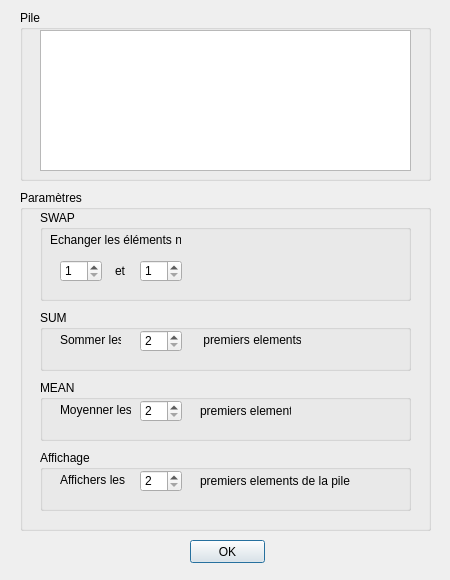
<?xml version="1.0" encoding="UTF-8"?>
<ui version="4.0">
 <class>Parametres</class>
 <widget class="QDialog" name="Parametres">
  <property name="geometry">
   <rect>
    <x>0</x>
    <y>0</y>
    <width>450</width>
    <height>580</height>
   </rect>
  </property>
  <property name="minimumSize">
   <size>
    <width>450</width>
    <height>580</height>
   </size>
  </property>
  <property name="maximumSize">
   <size>
    <width>450</width>
    <height>580</height>
   </size>
  </property>
  <property name="windowTitle">
   <string>Paramètres</string>
  </property>
  <widget class="QGroupBox" name="groupBox">
   <property name="geometry">
    <rect>
     <x>20</x>
     <y>190</y>
     <width>411</width>
     <height>341</height>
    </rect>
   </property>
   <property name="title">
    <string>Paramètres</string>
   </property>
   <widget class="QGroupBox" name="groupBox_2">
    <property name="geometry">
     <rect>
      <x>20</x>
      <y>20</y>
      <width>371</width>
      <height>91</height>
     </rect>
    </property>
    <property name="title">
     <string>SWAP</string>
    </property>
    <widget class="QSpinBox" name="spSwapStart">
     <property name="geometry">
      <rect>
       <x>20</x>
       <y>50</y>
       <width>42</width>
       <height>22</height>
      </rect>
     </property>
     <property name="minimum">
      <number>1</number>
     </property>
    </widget>
    <widget class="QSpinBox" name="spSwapEnd">
     <property name="geometry">
      <rect>
       <x>100</x>
       <y>50</y>
       <width>42</width>
       <height>22</height>
      </rect>
     </property>
     <property name="minimum">
      <number>1</number>
     </property>
    </widget>
    <widget class="QLabel" name="label_6">
     <property name="geometry">
      <rect>
       <x>10</x>
       <y>20</y>
       <width>131</width>
       <height>20</height>
      </rect>
     </property>
     <property name="text">
      <string>Echanger les éléments n° :</string>
     </property>
    </widget>
    <widget class="QLabel" name="label">
     <property name="geometry">
      <rect>
       <x>75</x>
       <y>50</y>
       <width>41</width>
       <height>21</height>
      </rect>
     </property>
     <property name="text">
      <string>et</string>
     </property>
    </widget>
   </widget>
   <widget class="QGroupBox" name="groupBox_3">
    <property name="geometry">
     <rect>
      <x>20</x>
      <y>120</y>
      <width>371</width>
      <height>61</height>
     </rect>
    </property>
    <property name="title">
     <string>SUM</string>
    </property>
    <widget class="QSpinBox" name="spSum">
     <property name="geometry">
      <rect>
       <x>100</x>
       <y>20</y>
       <width>42</width>
       <height>22</height>
      </rect>
     </property>
     <property name="minimum">
      <number>2</number>
     </property>
    </widget>
    <widget class="QLabel" name="label_2">
     <property name="geometry">
      <rect>
       <x>20</x>
       <y>20</y>
       <width>61</width>
       <height>20</height>
      </rect>
     </property>
     <property name="text">
      <string>Sommer les</string>
     </property>
    </widget>
    <widget class="QLabel" name="label_3">
     <property name="geometry">
      <rect>
       <x>160</x>
       <y>20</y>
       <width>101</width>
       <height>20</height>
      </rect>
     </property>
     <property name="text">
      <string> premiers elements</string>
     </property>
    </widget>
   </widget>
   <widget class="QGroupBox" name="groupBox_4">
    <property name="geometry">
     <rect>
      <x>20</x>
      <y>190</y>
      <width>371</width>
      <height>61</height>
     </rect>
    </property>
    <property name="title">
     <string>MEAN</string>
    </property>
    <widget class="QSpinBox" name="spMean">
     <property name="geometry">
      <rect>
       <x>100</x>
       <y>20</y>
       <width>42</width>
       <height>22</height>
      </rect>
     </property>
     <property name="minimum">
      <number>2</number>
     </property>
    </widget>
    <widget class="QLabel" name="label_4">
     <property name="geometry">
      <rect>
       <x>20</x>
       <y>20</y>
       <width>71</width>
       <height>20</height>
      </rect>
     </property>
     <property name="text">
      <string>Moyenner les</string>
     </property>
    </widget>
    <widget class="QLabel" name="label_5">
     <property name="geometry">
      <rect>
       <x>160</x>
       <y>20</y>
       <width>91</width>
       <height>21</height>
      </rect>
     </property>
     <property name="text">
      <string>premiers elements</string>
     </property>
    </widget>
   </widget>
   <widget class="QGroupBox" name="groupBox_6">
    <property name="geometry">
     <rect>
      <x>20</x>
      <y>260</y>
      <width>371</width>
      <height>61</height>
     </rect>
    </property>
    <property name="title">
     <string>Affichage</string>
    </property>
    <widget class="QSpinBox" name="spAffichage">
     <property name="geometry">
      <rect>
       <x>100</x>
       <y>20</y>
       <width>42</width>
       <height>22</height>
      </rect>
     </property>
     <property name="minimum">
      <number>2</number>
     </property>
    </widget>
    <widget class="QLabel" name="label_7">
     <property name="geometry">
      <rect>
       <x>20</x>
       <y>20</y>
       <width>71</width>
       <height>20</height>
      </rect>
     </property>
     <property name="text">
      <string>Affichers les</string>
     </property>
    </widget>
    <widget class="QLabel" name="label_8">
     <property name="geometry">
      <rect>
       <x>160</x>
       <y>20</y>
       <width>151</width>
       <height>21</height>
      </rect>
     </property>
     <property name="text">
      <string>premiers elements de la pile</string>
     </property>
    </widget>
   </widget>
  </widget>
  <widget class="QPushButton" name="bOk">
   <property name="geometry">
    <rect>
     <x>190</x>
     <y>540</y>
     <width>75</width>
     <height>23</height>
    </rect>
   </property>
   <property name="text">
    <string>OK</string>
   </property>
  </widget>
  <widget class="QGroupBox" name="groupBox_5">
   <property name="geometry">
    <rect>
     <x>20</x>
     <y>10</y>
     <width>411</width>
     <height>171</height>
    </rect>
   </property>
   <property name="title">
    <string>Pile</string>
   </property>
   <widget class="QListWidget" name="pileHistorique">
    <property name="geometry">
     <rect>
      <x>20</x>
      <y>20</y>
      <width>371</width>
      <height>141</height>
     </rect>
    </property>
   </widget>
  </widget>
 </widget>
 <resources/>
 <connections/>
</ui>
